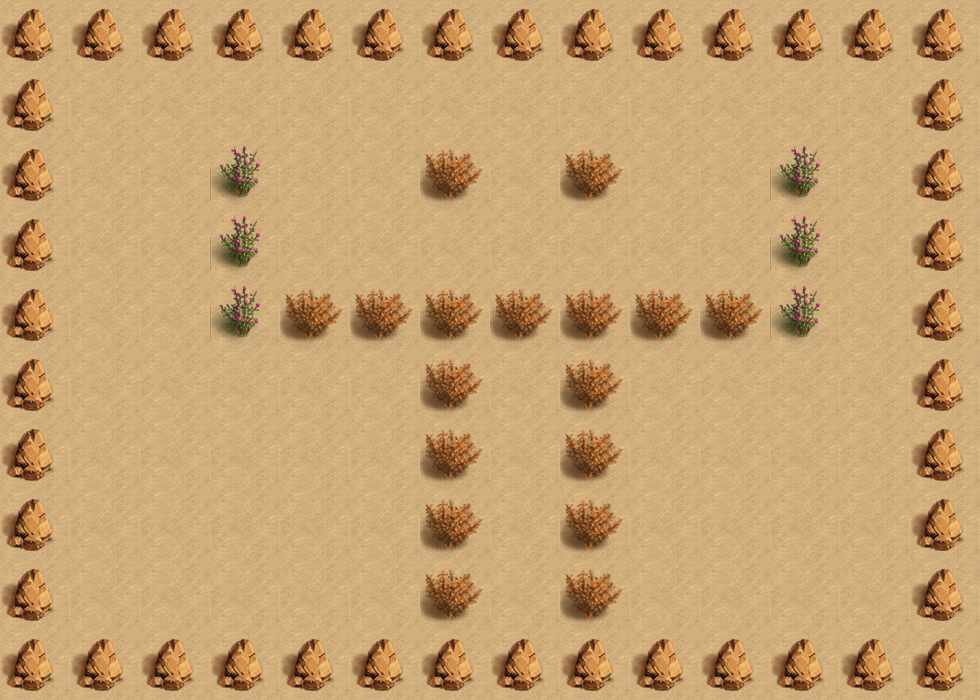

This game map was drawn from its Tiled (.tmx) file and the tilesets committed beside it. A one-line description and the trimmed map source follow:
An orthogonal 14x10 tile map with 70x70 px tiles, 2 tile layers (bgLayer, walkLayer) and 11 objects (2x monster_0, player, exit, key, box_1, ...).

<map version="1.0" orientation="orthogonal" renderorder="right-down" width="14" height="10" tilewidth="70" tileheight="70" nextobjectid="18">
 <tileset firstgid="1" name="map" tilewidth="70" tileheight="70" tilecount="4">
  <image source="map.png" width="140" height="140" />
 </tileset>
 <layer name="bgLayer" width="14" height="10">
  <data>[140 cells, 140 non-empty, 1 distinct tile ids]</data>
 </layer>
 <layer name="walkLayer" width="14" height="10">
  <data>[140 cells, 67 non-empty, 3 distinct tile ids]</data>
 </layer>
 <objectgroup name="object0">
  <object id="1" name="player" x="490" y="70" width="70" height="70">
   <properties>
    <property name="hp" value="260" />
    <property name="speed" value="300" />
   </properties>
  </object>
 </objectgroup>
 <objectgroup name="object1">
  <object id="3" name="exit" x="490" y="350" width="70" height="70" />
  <object id="4" name="key" x="490" y="210" width="70" height="70" />
 </objectgroup>
 <objectgroup name="object2">
  <object id="5" name="box_1" x="350" y="350" width="70" height="70" />
  <object id="8" name="box_2" x="490" y="490" width="70" height="70" />
  <object id="9" name="box_3" x="630" y="350" width="70" height="70" />
 </objectgroup>
 <objectgroup name="object4">
  <object id="16" name="monster_0" x="630" y="490" width="70" height="70">
   <properties>
    <property name="dirX" value="1" />
    <property name="dirY" value="0" />
    <property name="path" value="monster_0.png" />
    <property name="reverse" value="-1" />
    <property name="speed" value="100" />
   </properties>
  </object>
  <object id="17" name="monster_0" x="280" y="490" width="70" height="70">
   <properties>
    <property name="dirX" value="1" />
    <property name="dirY" value="0" />
    <property name="path" value="monster_0.png" />
    <property name="reverse" value="-1" />
    <property name="speed" value="100" />
   </properties>
  </object>
 </objectgroup>
 <objectgroup name="object5">
  <object id="13" name="transfer0_0" x="700" y="350" width="70" height="70" />
  <object id="14" name="transfer1_0" x="490" y="420" width="70" height="70" />
 </objectgroup>
 <objectgroup name="object3">
  <object id="15" name="trap_1" x="280" y="420" width="70" height="70" />
 </objectgroup>
</map>
